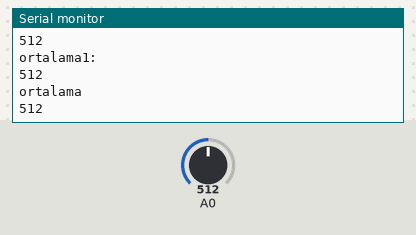
Simulated run of this sketch. Board: Arduino Uno, built with avr-gcc and run on an emulated ATmega328P. On the bench: the last lines printed to the serial monitor. The inputs (shaded band) are chosen by the test bench; at power-on: A0 = 512.

Above: at 1.3 s.
1.4 s: A0 set to 716
At 1.81 s:
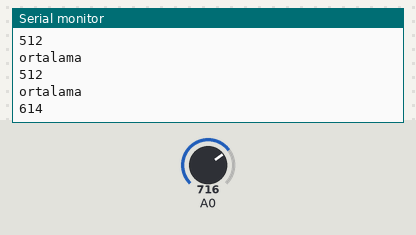
2.9 s: A0 set to 900
At 3.31 s:
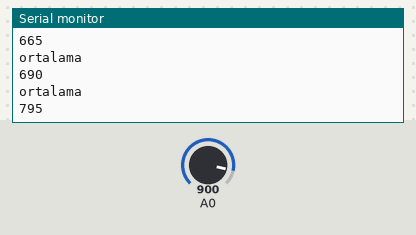
Timing chart, 0 to 5.9 s (numbered marks = the images above; inputs shaded):
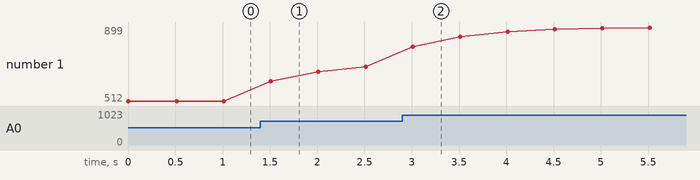

The sketch:

ortalama.ino
```cpp
int a;
int b;
int ortalama;
int i = 0;

void setup() {
  Serial.begin(9600);
  pinMode(A0, INPUT);

}

void loop() {
  if (i == 0) {
    a = analogRead(A0);
    Serial.println(a);
    delay(500);
    b = analogRead(A0);
    ortalama = (a + b) / 2;
    Serial.println("ortalama1:");
    Serial.println(ortalama);
    delay(500);
    i = 1;

  }
  if (i == 1) {
    a = analogRead(A0);
    ortalama = (ortalama + a) / 2;
    Serial.println("ortalama");
    Serial.println(ortalama);
    delay(500);
  }

}
```

Measured:
- after the input at 1.4 s, the serial monitor: prints a new line after 0.11 s (image 1)
- after the input at 2.9 s, the serial monitor: prints a new line after 0.11 s (image 2)
- plotted number 1: 512 → 690 after the input at 1.4 s, 690 → 899 after the input at 2.9 s
